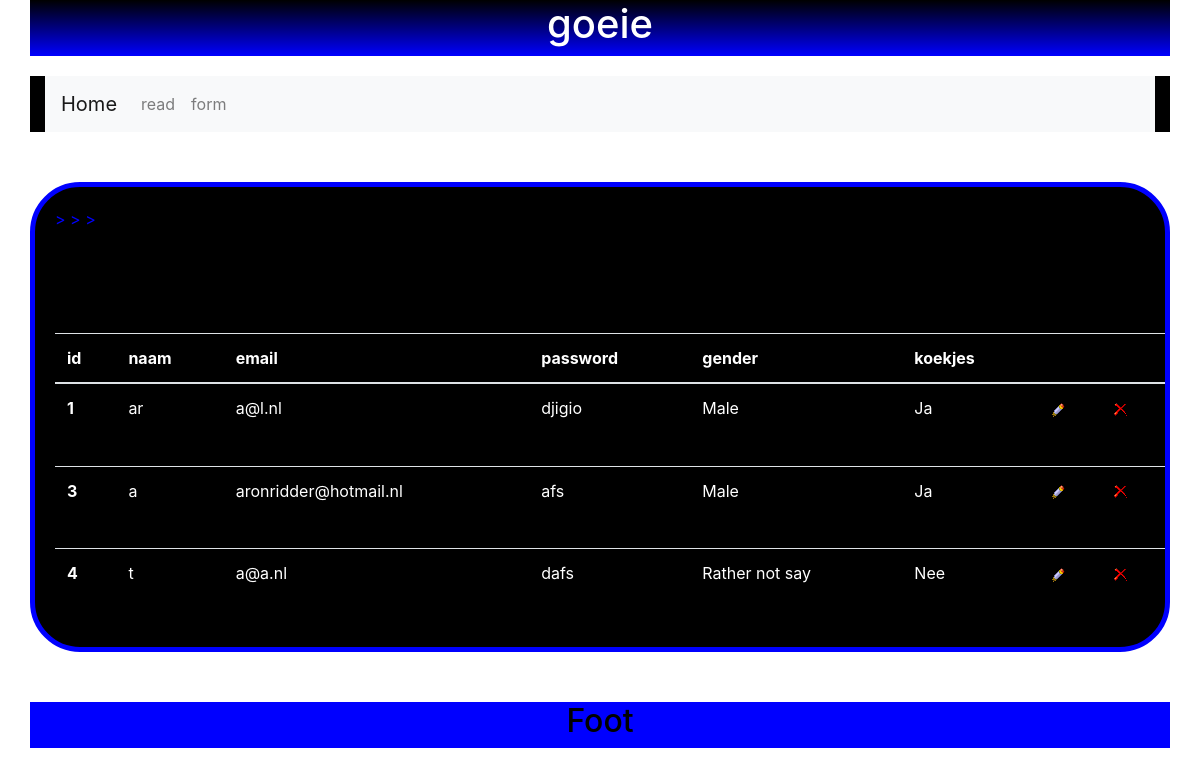
The app's page /index.php?content=read with its own data.
### tables this page shows
CREATE TABLE IF NOT EXISTS `users` (
  `id` int(10) NOT NULL AUTO_INCREMENT,
  `naam` varchar(100) NOT NULL,
  `email` varchar(100) NOT NULL,
  `password` varchar(100) NOT NULL,
  `gender` enum('Male','Female','Rather not say') NOT NULL,
  `koekjes` enum('Ja','Nee','Rather not say') NOT NULL,
  PRIMARY KEY (`id`)
);

### read.php (the view)
<?php
 include("./connectdb.php");
 $sql = "SELECT * FROM `users`";
 $result = mysqli_query($conn, $sql);
 $records = "";
 while ($record = mysqli_fetch_assoc($result)) {
  $records .="<tr>
          <th scope='row'>" . $record["id"] . "</th>
          <td> " . $record["naam"] . "</td>
          <td> " . $record["email"] . "</td>
          <td> " . $record["password"] . "</td>
          <td> " . $record["gender"] . "</td>
          <td> " . $record["koekjes"] . "</td>
          <td>
              <a href='./index.php?content=update&id=". $record["id"] . "'>
                 <img src='./img/b_edit.png' alt='pencil'>
              </a>
          </td>
          <td>
              <a href='./index.php?content=delete&id=". $record["id"] . "'>
                <img src='./img/b_drop.png' alt='cross'>
              </a>
          </td>>
      <tr>";
}
?>
<table class="table">
  <thead>
    <tr>
      <th scope="col">id</th>
      <th scope="col">naam</th>
      <th scope="col">email</th>
      <th scope="col">password</th>
      <th scope="col">gender</th>
      <th scope="col">koekjes</th>
      <th scope="col"></th>
      <th scope="col"></th>
    </tr>
  </thead>
  <tbody>
    <?php
       echo $records;
      ?>
  </tbody>
</table>

### index.php (shortened to what this page needs)
<!doctype html>
<html lang="en">
<head>
  <link rel="stylesheet" href="https://stackpath.bootstrapcdn.com/bootstrap/4.3.1/css/bootstrap.min.css"
>
  <link rel="stylesheet" href="./css/style.css">
</head>
<body>
  <main class="container">
    <?php include("./header.php") ?>
    </div>
    <div class="row bg-light">
      <div class="col-12" id="navigation">
        <?php include("./navigation.php") ?>
      </div>
    </div>
    <div class="row" id="content">
      <?php
        if ( isset($_GET["content"])) {
          include($_GET["content"] . ".php");
        } else {
          include("./form.php");
        }
      ?>
    </div>
    <div class="row" id="footer">
      <?php include("./footer.php") ?>
  </main>
</body>
</html>

### header.php
<div class="row" id="header">
  <div class="col-12">
    <h1> goeie </h1>
  </div>

### navigation.php (shortened to what this page needs)
<nav class="navbar navbar-expand-lg navbar-light bg-light">
  <a class="navbar-brand" href="./index.php?content=form">Home</a>
  <div class="collapse navbar-collapse" id="navbarSupportedContent">
    <ul class="navbar-nav mr-auto">
      <li class="nav-item">
        <a class="nav-link" href="./index.php?content=read">read</a>
      </li>
      <li class="nav-item">
        <a class="nav-link" href="./index.php?content=form">form</a>
      </li>
    </ul>
  </div>
</nav>

### footer.php
<div class="col-12">
  <H2>Foot</H2>
</div>
</div>

### css/style.css (style rules this page uses)
#header { text-align: center; color: white; margin-bottom: 20px; background-image: linear-gradient( black, blue ); }
#footer { text-align: center; background-color: blue; color: black; }
#navigation { background-color: black; color:blue; }
#content { border: 5px solid blue; color: blue; background-color: black; min-height: 470px; margin-top: 50px; padding-left: 20px; padding-top: 20px; margin-bottom: 50px; border-radius: 50px; }
img { border-radius: 10px; }
tr { color:white; }

### records on screen
users: id "1", naam "ar", email "a@l.nl", password "djigio", gender "Male", koekjes "Ja"
users: id "3", naam "a", email "aronridder@hotmail.nl", password "afs", gender "Male", koekjes "Ja"
users: id "4", naam "t", email "a@a.nl", password "dafs", gender "Rather not say", koekjes "Nee"
